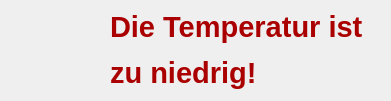
<?xml version="1.0" encoding="UTF-8"?>
<ui version="4.0">
 <class>Form</class>
 <widget class="QWidget" name="Form">
  <property name="geometry">
   <rect>
    <x>0</x>
    <y>0</y>
    <width>391</width>
    <height>101</height>
   </rect>
  </property>
  <property name="windowTitle">
   <string>Warnung</string>
  </property>
  <widget class="QLabel" name="label_3">
   <property name="geometry">
    <rect>
     <x>10</x>
     <y>10</y>
     <width>91</width>
     <height>81</height>
    </rect>
   </property>
   <property name="text">
    <string/>
   </property>
   <property name="pixmap">
    <pixmap>LautstärkeIcon.png</pixmap>
   </property>
   <property name="scaledContents">
    <bool>true</bool>
   </property>
  </widget>
  <widget class="QLabel" name="label_4">
   <property name="geometry">
    <rect>
     <x>110</x>
     <y>10</y>
     <width>281</width>
     <height>81</height>
    </rect>
   </property>
   <property name="mouseTracking">
    <bool>true</bool>
   </property>
   <property name="text">
    <string>&lt;html&gt;&lt;head/&gt;&lt;body&gt;&lt;p&gt;&lt;span style=&quot; font-size:22pt; font-weight:600; color:#aa0000;&quot;&gt;Die Temperatur ist&lt;/span&gt;&lt;/p&gt;&lt;p&gt;&lt;span style=&quot; font-size:22pt; font-weight:600; color:#aa0000;&quot;&gt;zu niedrig!&lt;/span&gt;&lt;/p&gt;&lt;/body&gt;&lt;/html&gt;</string>
   </property>
  </widget>
 </widget>
 <resources/>
 <connections/>
</ui>
